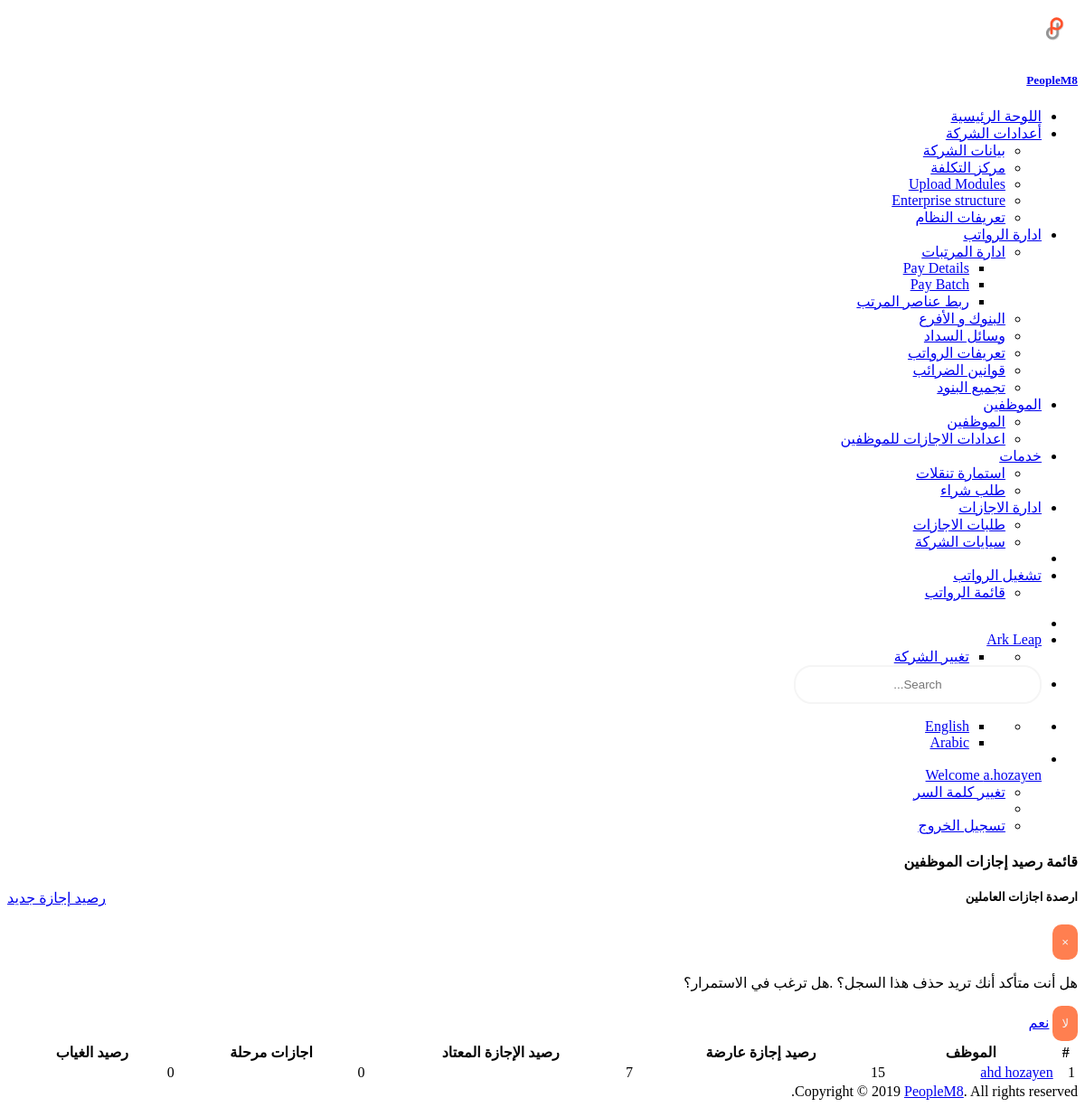
/leave/leave-balance/ (signed in), run on the app's committed database.
### custom_user/models.py (models this page shows)
class User(AbstractUser):
    emp_type_list = [("A", _("Admin")),
                     ("E", _("Employee"))]
    company = models.ForeignKey(Enterprise, null=True, blank=True, on_delete=models.CASCADE, related_name='company_user', verbose_name=_('Name'))
    employee_type = models.CharField(max_length=3, choices=emp_type_list, verbose_name=_('Employee Type'))
    business_unit_name = models.CharField(max_length=150, null=True, blank=True, verbose_name=_('Business Unit Name'))
    reg_tax_num = models.CharField(max_length=150, null=True, blank=True, verbose_name=_('Reg Tax Num'))
    commercail_record = models.CharField(max_length=150, null=True, blank=True, verbose_name=_('Commercail Record '))

### company/models.py (models this page shows)
class Enterprise(models.Model):
    enterprise_user = models.ForeignKey(settings.AUTH_USER_MODEL, on_delete=models.CASCADE, related_name="company_user")
    name = models.CharField(max_length=255, verbose_name=_('Company Name'))
    reg_tax_num = models.CharField(max_length=150, verbose_name=_('Reg Tax Num'))
    commercail_record = models.CharField(max_length=150, verbose_name=_('Commercial Record'))
    address1 = models.CharField(max_length=255, blank=True, null=True, verbose_name=_('Address1'))
    phone = models.CharField(max_length=255, blank=True, null=True, verbose_name=_('Phone'))
    mobile = models.CharField(max_length=255, blank=True, null=True, verbose_name=_('Mobile'))
    fax = models.CharField(max_length=255, blank=True, null=True, verbose_name=_('Fax'))
    email = models.EmailField(blank=True, null=True, verbose_name=_('Email'))
    country = models.ForeignKey(Country, on_delete=models.CASCADE, null=True, blank=True, verbose_name=_('Country'))
    slug = models.SlugField(blank=True, null=True)
    start_date = models.DateField(auto_now=False, auto_now_add=False, default=date.today, verbose_name=_('Start Date'))
    end_date = models.DateField(auto_now=False, auto_now_add=False, blank=True, null=True, verbose_name=_('End Date'))
    created_by = models.ForeignKey(settings.AUTH_USER_MODEL, blank=False, on_delete=models.CASCADE,
                                   related_name="company_created_by")
    creation_date = models.DateField(auto_now=True, auto_now_add=False)
    last_update_by = models.ForeignKey(settings.AUTH_USER_MODEL, blank=True, null=True, on_delete=models.CASCADE,
                                       related_name="company_last_update_by")
    last_update_date = models.DateField(auto_now=False, auto_now_add=True)
    attribute1 = models.CharField(max_length=255)
    attribute2 = models.CharField(max_length=255)
    attribute3 = models.CharField(max_length=255)
    attribute4 = models.CharField(max_length=255)
    attribute5 = models.CharField(max_length=255)
    attribute6 = models.CharField(max_length=255)
    attribute7 = models.CharField(max_length=255)
    attribute8 = models.CharField(max_length=255)
    attribute9 = models.CharField(max_length=255)
    attribute10 = models.CharField(max_length=255)
    attribute11 = models.CharField(max_length=255)
    attribute12 = models.CharField(max_length=255)
    attribute13 = models.CharField(max_length=255)
    attribute14 = models.CharField(max_length=255)
    attribute15 = models.CharField(max_length=255)
    def __str__(self):
        return self.name

### leave/models.py (models this page shows, shortened)
class Employee_Leave_balance(models.Model):
    employee = models.OneToOneField(Employee, on_delete=models.CASCADE)
    casual = models.PositiveSmallIntegerField()     # رصيد الاجازات الاعتيادية
    usual = models.PositiveSmallIntegerField()      # رصيد الاجازات العارضة
    carried_forward = models.PositiveSmallIntegerField()        # رصيد الاجازات المرحلة
    absence = models.PositiveSmallIntegerField()        # عدد ايايم الغياب
    created_by = models.ForeignKey(settings.AUTH_USER_MODEL, on_delete=models.CASCADE,
                                   blank=True, null=True, related_name='Leave_balance_created_by')
    creation_date = models.DateField(auto_now_add=True)
    last_update_by = models.ForeignKey(
        settings.AUTH_USER_MODEL, on_delete=models.CASCADE, blank=True, null=True, related_name='Leave_balance_last_updated_by')
    last_update_date = models.DateField(auto_now=True, blank=True, null=True,)

### employee/models.py (models this page shows, shortened)
class Employee(models.Model):
    identification_type_list = [("N", _("National Id")), ("P", _("Passport"))]
    gender_list = [("M", _("Male")), ("F", _("Female"))]
    social_status_list = [("M", _("Married")), ("S", _("Single"))]
    military_status_list = [("E", _("Exemption")), ("C", _("Complete the service")), ("P", _("Postponed"))]
    religion_list = [("M", _("Muslim")), ("C", _("Chrestin"))]
    emp_type_list = [("UP", _("Under Probation")), ("E", _("Employee")), ("EX", _("Ex-Employee")),
                     ("C", _("Contractor"))]
    user = models.ForeignKey(settings.AUTH_USER_MODEL, on_delete=models.CASCADE, blank=True, null=True,
                             related_name='employee_user')
    enterprise = models.ForeignKey(Enterprise, on_delete=models.CASCADE, related_name='enterprise_employee',
                                   verbose_name=_('Department'))
    emp_number = models.IntegerField(default=0, blank=True, null=True, verbose_name=_('Employee Number'))
    emp_type = models.CharField(max_length=30, choices=emp_type_list, null=True, blank=True,
                                verbose_name=_('Employee Type'))
    emp_name = models.CharField(max_length=60, verbose_name=_('Employee Name'))
    address1 = models.CharField(max_length=255, blank=True, null=True, verbose_name=_('address1'))
    address2 = models.CharField(max_length=255, blank=True, null=True, verbose_name=_('address2'))
    phone = models.CharField(max_length=255, blank=True, null=True, verbose_name=_('phone'))
    mobile = models.CharField(max_length=255, blank=True, null=True, verbose_name=_('mobile'))
    date_of_birth = models.DateField(auto_now=False, auto_now_add=False, blank=True, null=True,
                                     verbose_name=_('Birthdate'))
    hiredate = models.DateField(auto_now=False, auto_now_add=False, default=date.today, verbose_name=_('Hire Date'))
    email = models.EmailField(blank=True, null=True, verbose_name=_('email'))
    picture = models.ImageField(null=True, blank=True, verbose_name=_('picture'))
    is_active = models.BooleanField(blank=True, default=True, verbose_name=_('Is Active'))
    identification_type = models.CharField(max_length=5, choices=identification_type_list, null=True, blank=True,
                                           verbose_name=_('ID Type'))
    id_number = models.CharField(max_length=50, blank=True, null=True, verbose_name=_('ID Number'))
    place_of_birth = models.CharField(max_length=100, blank=True, null=True, verbose_name=_('Place of Birth'))
    nationality = models.CharField(max_length=20, blank=True, null=True, verbose_name=_('Nationality'))
    field_of_study = models.CharField(max_length=30, blank=True, null=True, verbose_name=_('Field of Study'))
    education_degree = models.CharField(max_length=30, blank=True, null=True, verbose_name=_('Eductaion Degree'))
    gender = models.CharField(max_length=5, choices=gender_list, null=True, blank=True, verbose_name=_('Gender'))
    social_status = models.CharField(max_length=5, choices=social_status_list, null=True, blank=True,
                                     verbose_name=_('Social Status'))
    military_status = models.CharField(max_length=5, choices=military_status_list, null=True, blank=True,
                                       verbose_name=_('Milatery Status'))
    religion = models.CharField(max_length=5, choices=religion_list, null=True, blank=True, verbose_name=_('Religion'))
    insured = models.BooleanField(verbose_name=_('Insured'))
    insurance_number = models.CharField(max_length=30, blank=True, null=True, verbose_name=_('Insurance Number'))
    insurance_date = models.DateField(auto_now=False, auto_now_add=False, blank=True, null=True,
                                      verbose_name=_('Insurance Date'))
    insurance_salary = models.FloatField(default=0.0, null=True, blank=True, verbose_name=_('Insurance Salary'))
    has_medical = models.BooleanField(verbose_name=_('Has Medical'))
    medical_number = models.CharField(max_length=30, blank=True, null=True, verbose_name=_('Medical Number'))
    medical_date = models.DateField(auto_now=False, auto_now_add=False, blank=True, null=True,
                                    verbose_name=_('Medical Date'))
    start_date = models.DateField(auto_now=False, auto_now_add=False, default=date.today, verbose_name=_('Start Date'))
    end_date = models.DateField(auto_now=False, auto_now_add=False, blank=True, null=True, verbose_name=_('End Date'))
    created_by = models.ForeignKey(settings.AUTH_USER_MODEL, blank=False, on_delete=models.CASCADE,
                                   related_name="emp_created_by")
    creation_date = models.DateField(auto_now=True, auto_now_add=False)
    last_update_by = models.ForeignKey(settings.AUTH_USER_MODEL, blank=True, null=True, on_delete=models.CASCADE)
    last_update_date = models.DateField(auto_now=False, auto_now_add=True)
    def __str__(self):
        return self.emp_name

### leave/views.py (the view)
# urls.py: path('leave-balance/', views.Elmplyees_Leave_Balance.as_view(), name='leave-balance'),
class Elmplyees_Leave_Balance(ListView):
    model = Employee_Leave_balance
    context_object_name = 'employee_leave_balance_list'
    template_name = 'leave_balance_list.html'

### leave/templates/leave_balance_list.html (shortened to what this page needs)
{% extends "master.html" %}
{% load staticfiles %}
{% load crispy_forms_tags %}
{% load l10n %}
{% load i18n %}
{% block body %}
<div class="row" style="margin-left:0px;">
  <div class="col-md-8">
    <h4 class="c-grey-900">{% trans "Employee Leaves Balance List" %}</h4>
  </div>
  <div class="col-md-4">
    <div class="gap-10 peers {% if LANGUAGE_BIDI %} push-left {% else %} push-right {% endif %}">
      <div class="peer">
        <a href="{% url 'leave:leave-balance-create' %}" class="btn cur-p btn-primary">{% trans "New Leave Balance" %}</a>
      </div>
    </div>
  </div>
</div>
<div class="container-fluid">
  <div class="row" style="margin-left:0px;">
    <div class="col-md-12">
      <div class="bgc-white bd bdrs-3 p-20 mB-20">
        <table class="table table-striped table-bordered" id="dataTable" width="100%">
          <h5><strong>{% trans "Employee Balance List" %}</strong></h5>
          <thead>
            <tr>
              <th>#</th>
              <th>{% trans "Employee" %}</th>
              <th>{% trans "Casual Leave Balance" %}</th>
              <th>{% trans "Usual Leave Balance" %}</th>
              <th>{% trans "Leaves Carried Forward" %}</th>
              <th>{% trans "Absence Balance" %}</th>
            </tr>
          </thead>
          <tbody>
            {% for i in employee_leave_balance_list %}
            <tr>
              <td>{{ forloop.counter }}</td>
              <td><a href="{% url 'leave:employee-leave-list' employee_id=i.employee.id %}">{{i.employee}}</a></td>
              <td>{{i.casual}}</td>
              <td>{{i.usual}}</td>
              <td>{{i.carried_forward}}</td>
              <td>{{i.absence}}</td>
            </tr>
            <div class="modal fade in" id="delete-modal{{i.id}}" tabindex="-1" role="dialog" aria-labelledby="delete-modal" aria-hidden="true">
              <div class="modal-header">
                <button type="button" class="close" data-dismiss="modal">×</button>
                <div class="modal-dialog">
                  <div class="modal-content">
                    <div class="modal-body">
                      <p>{% trans "You are about to delete a record " %} {{i.leavetype}}.{% trans "Do you want to continue?" %} </p>
                      <button type="button" class="btn btn-secondary" data-dismiss="modal">{% trans "No" %}</button>
                      <a href="{% url 'leave:del_leave' i.id %}" class="btn btn-danger" type="button">{% trans "Yes" %}</a>
                    </div>
                  </div>
                </div>
              </div>
            </div>
            {% endfor %}
          </tbody>
        </table>
      </div>
    </div>
  </div>
</div>
{% endblock body %}

### MashreqPayroll/templates/top_nav.html (shortened to what this page needs)
{% load staticfiles %}
{% load i18n %}
{% load l10n %}
{% get_current_language_bidi as LANGUAGE_BIDI %}
<div class="header-container">
  <ul class="{% if LANGUAGE_BIDI %} nav-right {% else %} nav-left {% endif %}">
    <li><a id="sidebar-toggle" class="sidebar-toggle" href="javascript:void(0);"></a></li>
    <li class="notifications dropdown">
      <a href="#" class="dropdown-toggle no-after" data-toggle="dropdown">
        {% if LANGUAGE_BIDI %}
        <span class="fsz-sm c-grey-900">{{request.user.company}}</span>
        {% else %}
        <span class="fsz-sm c-grey-900">{{request.user.company}}</span>
        <i class="ti-angle-down" style="font-size: xx-small;"></i>
        {% endif %}
      </a>
      <ul class="dropdown-menu" style="min-width: 125px;">
        <li>
          <ul class="dropdown-menu p-5 fsz-sm" style="position: relative;">
            <li><a href="{% url 'company:user-companies-list' %}" class="d-b td-n pY-5 bgcH-grey-100 c-grey-700">{% trans "Change Company" %}</a></li>
          </ul>
        </li>
      </ul>
    </li>
    <li class="search-input"><input class="form-control" type="text" placeholder="Search..."></li>
  </ul>
  <ul class="{% if LANGUAGE_BIDI %} nav-left {% else %} nav-right {% endif %}">
    <li class="notifications dropdown">
      <ul class="dropdown-menu" style="min-width: 125px;">
        <li>
          <ul class="ovY-a pos-r scrollable lis-n p-0 m-0 fsz-sm">
            <li><a href="{% url 'home:en' %}" class="peers fxw-nw td-n p-20 bdB c-grey-800 cH-blue bgcH-grey-100">English</a></li>
            <li><a href="{% url 'home:ar' %}" class="peers fxw-nw td-n p-20 bdB c-grey-800 cH-blue bgcH-grey-100">Arabic</a></li>
          </ul>
        </li>
      </ul>
    </li>
    <li class="dropdown">
      <a href="#" class="dropdown-toggle no-after peers fxw-nw ai-c lh-1" data-toggle="dropdown">
        <div class="peer mR-10"><img class="w-2r bdrs-50p" src="#" alt=""></div>
        <div class="peer"><span class="fsz-sm c-grey-900">Welcome {{request.user}}</span></div>
      </a>
      <ul class="dropdown-menu fsz-sm">
        <li>
          {% if user.is_authenticated %}
          <a href="{% url 'home:password_change' %}" class="d-b td-n pY-5 bgcH-grey-100 c-grey-700">
            <span>{% trans "Change Password" %}</span>
          </a>
          {% endif %}
        </li>
        <li role="separator" class="divider"></li>
        {% if user.is_authenticated %}
        <li>
          <a href="{% url 'home:logout' %}" class="d-b td-n pY-5 bgcH-grey-100 c-grey-700">
             <span>{% trans "Log out" %}</span>
          </a>
        </li>
        {% else %}
        <li>
          <a href="{% url 'home:user-login' %}" class="d-b td-n pY-5 bgcH-grey-100 c-grey-700">
            <i class="ti-power-off mR-10"></i> <span>{% trans "Log in" %}</span>
          </a>
        </li>
        {% endif %}
      </ul>
    </li>
  </ul>
</div>

### MashreqPayroll/static/css/style-main-ar.css (style rules this page uses)
body { text-align: right !important; }
input { border: 2px solid whitesmoke; border-radius: 20px; padding: 12px 10px; text-align: center; width: 250px; }
button { border: none; border-radius: 10px; padding: 12px 10px; text-align: center; cursor: pointer; background: coral; color: whitesmoke; }
.push-left { float: left; }

### MashreqPayroll/static/css/style.css (style rules this page uses)
th { text-align: center; }

### data on the page
User: user.company "Ark Leap", user "a.hozayen"
Employee_Leave_balance: employee "ahd hozayen", casual "15", usual "7", carried_forward "0", absence "0"
